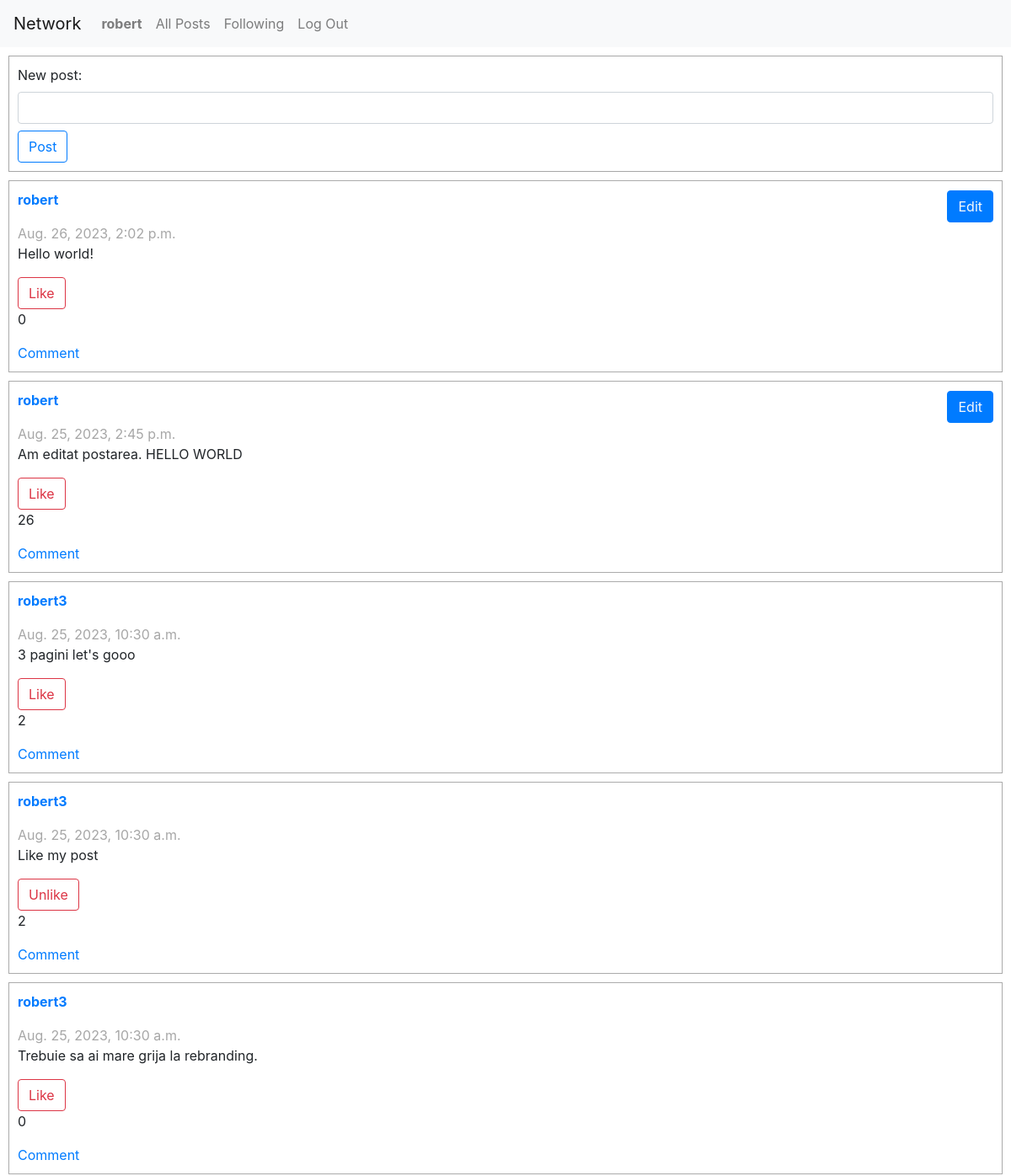
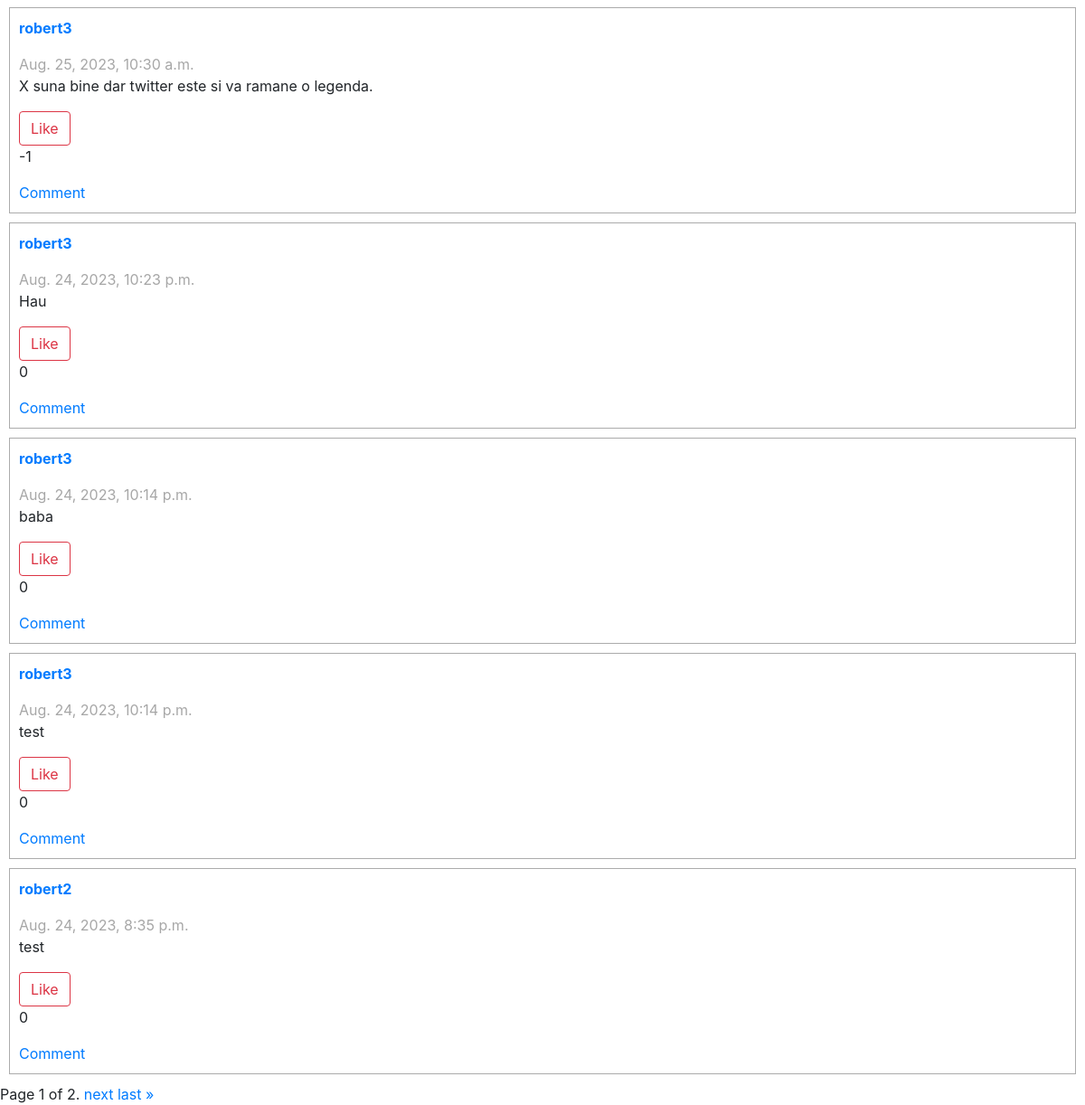
/ (signed in), run on the app's committed database (2 pictures, top to bottom).
### network/models.py (models this page shows, shortened)
class User(AbstractUser):
    pass

class UserPost(models.Model):
    user = models.ForeignKey(User, on_delete=models.CASCADE)
    timestamp = models.DateTimeField(auto_now_add=True)
    content = models.CharField(max_length=512)
    likes = models.IntegerField(default=0)

### network/views.py (the view)
# urls.py: path("", views.index, name="index"),
def index(request):
    allPosts = UserPost.objects.order_by('-timestamp')
    paginator = Paginator(allPosts, 10)
    page_number = request.GET.get("page")
    page_obj = paginator.get_page(page_number)
    if request.user.is_authenticated:
        user = request.user
        liked_posts = PostLike.objects.filter(user=user).values_list('post__id', flat=True)
        return render(request, "network/index.html", {
            'allPosts': allPosts,
            'UserPostForm': UserPostForm(),
            "page_obj": page_obj,
            "likedPosts":list(liked_posts)
        })
    else:
        return render(request, "network/index.html", {
            'allPosts': allPosts,
            'UserPostForm': UserPostForm(),
            "page_obj": page_obj
            })

### network/forms.py
class UserPostForm(ModelForm):
    def __init__(self, *args, **kwargs):
        super().__init__(*args, **kwargs)
        self.fields['content'].widget.attrs['class'] = "form-control mb-2"
        self.fields['content'].label = "New post"
    class Meta:
        model = UserPost
        fields = ["content"]

### network/templates/network/index.html (shortened to what this page needs)
{% extends "network/layout.html" %}
{% block body %}
    <form class="post-form" action="{% url 'createpost' %}" method="POST" enctype="multipart/form-data">
        {{UserPostForm}}
        <input type="submit" value="Post" class="btn btn-outline-primary">
    </form>
    {% for post in page_obj %}
        <div class="post-container" postid="{{post.id}}">
            <div class="post-principal-container">
                <a href="{% url 'userprofile' post.user.username%}"><p class="post-username">{{post.user.username}}</p></a>
                {% if request.user == post.user%}
                <button class="btn btn-primary"><a href="{% url 'editpost' post.id %}" class="text-light text-decoration-none">Edit</a></button>
                {% endif %}
            </div>
            <div class="post-second-container">
                <p class="post-timestamp">{{post.timestamp}}</p>
                <p class="post-content">{{post.content}}</p>
                    <button class="btn btn-outline-danger like-btn">
                        {% if post.id in likedPosts %}
                            Unlike
                        {% else %}
                            Like
                        {% endif %}
                    </button>
                <p class="post-likes">{{ post.likes }}</p>
                <a href="" class="text-decoration-none">Comment</a>
            </div>
        </div>
    {% endfor %}
    <div class="pagination">
        <span class="step-links">
            <span class="current">
                Page {{ page_obj.number }} of {{ page_obj.paginator.num_pages }}.
            </span>
            {% if page_obj.has_next %}
                <a href="?page={{ page_obj.next_page_number }}">next</a>
                <a href="?page={{ page_obj.paginator.num_pages }}">last &raquo;</a>
            {% endif %}
        </span>
    </div>
{% endblock %}

### network/templates/network/layout.html (shortened to what this page needs)
{% load static %}
<!DOCTYPE html>
<html lang="en">
    <head>
        <link rel="stylesheet" href="https://stackpath.bootstrapcdn.com/bootstrap/4.4.1/css/bootstrap.min.css">
        <link href="/network/static/network//styles.css" rel="stylesheet">
    </head>
    <body>
        <nav class="navbar navbar-expand-lg navbar-light bg-light">
            <a class="navbar-brand" href="#">Network</a>
            <div>
              <ul class="navbar-nav mr-auto">
                {% if user.is_authenticated %}
                    <li class="nav-item">
                        <a class="nav-link" href="{% url 'userprofile' user.username%}"><strong>{{ user.username }}</strong></a>
                    </li>
                {% endif %}
                <li class="nav-item">
                  <a class="nav-link" href="{% url 'index' %}">All Posts</a>
                </li>
                {% if user.is_authenticated %}
                    <li class="nav-item">
                        <a class="nav-link" href="{% url 'following' %}">Following</a>
                    </li>
                    <li class="nav-item">
                        <a class="nav-link" href="{% url 'logout' %}">Log Out</a>
                    </li>
                {% endif %}
              </ul>
            </div>
          </nav>
        <div class="body">
            {% block body %}
            {% endblock %}
        </div>
    </body>
</html>

### network/static/network/styles.css (style rules this page uses)
.post-container { display:flex; margin: 10px; border:1px solid rgb(171, 171, 171); padding:10px; flex-direction: column; }
.post-principal-container { display:flex; align-items: center; justify-content: space-between; }
.post-username { font-weight: bold; text-align: center; margin-right:5px; }
.post-timestamp { margin-bottom: 0; color:rgb(167, 167, 167); }
.post-form { margin:10px; border:1px solid rgb(167, 167, 167); padding:10px; }

### data on the page
User: username "robert"
UserPost: user.username "robert", shows "Edit", timestamp "Aug. 26, 2023, 2:02 p.m.", content "Hello world!", shows "Like", likes "0"
UserPost: user.username "robert", shows "Edit", timestamp "Aug. 25, 2023, 2:45 p.m.", content "Am editat postarea. HELLO WORLD", shows "Like", likes "26"
UserPost: user.username "robert3", timestamp "Aug. 25, 2023, 10:30 a.m.", content "3 pagini let's gooo", shows "Like", likes "2"
UserPost: user.username "robert3", timestamp "Aug. 25, 2023, 10:30 a.m.", content "Like my post", shows "Unlike", likes "2"
UserPost: user.username "robert3", timestamp "Aug. 25, 2023, 10:30 a.m.", content "Trebuie sa ai mare grija la rebranding.", shows "Like", likes "0"
UserPost: user.username "robert3", timestamp "Aug. 25, 2023, 10:30 a.m.", content "X suna bine dar twitter este si va ramane o legenda.", shows "Like", likes "-1"
UserPost: user.username "robert3", timestamp "Aug. 24, 2023, 10:23 p.m.", content "Hau", shows "Like", likes "0"
UserPost: user.username "robert3", timestamp "Aug. 24, 2023, 10:14 p.m.", content "baba", shows "Like", likes "0"
UserPost: user.username "robert3", timestamp "Aug. 24, 2023, 10:14 p.m.", content "test", shows "Like", likes "0"
UserPost: user.username "robert2", timestamp "Aug. 24, 2023, 8:35 p.m.", content "test", shows "Like", likes "0"

### other printed values
{{ page_obj.number }} "1"
{{ page_obj.paginator.num_pages }} "2"
